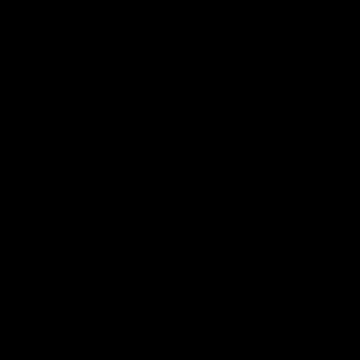
Frame 1 (no input)
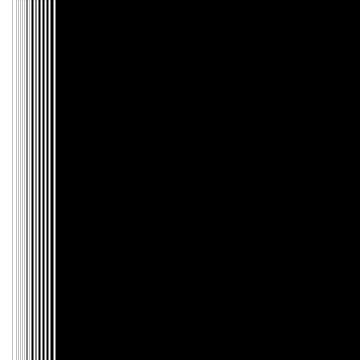
Frame 60 (the mouse pressed at the canvas centre just before this capture)
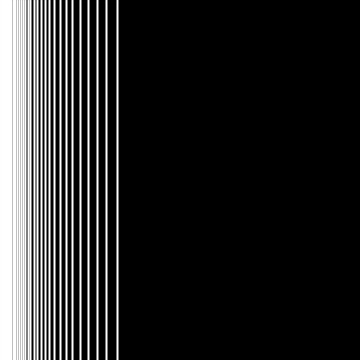
Frame 120 (the mouse held since frame 60 and released just before this capture)

The Processing sketch that drew these frames (run headless with seeded random() and noise(); from frame 60 on, the mouse is pressed at the canvas centre):

// Processing sketch: sketch_4
// ── sketch_4.pde
//move lines from left to right, from denser to rarer. On reaching the end, it moves back left, again denser to rarer. And it goes on. 
float endx =0;

void setup() {
  size(360, 360);
  strokeWeight(2);
  stroke(255);
}

void draw() {


  background(0);

  for (float x=1; x<endx; x=x*1.1) {

    line(x, 0, x, height);
  }

  endx=endx+1;
  //endx animates the lines. Everytime draw is run, it pushes the endx further
}
